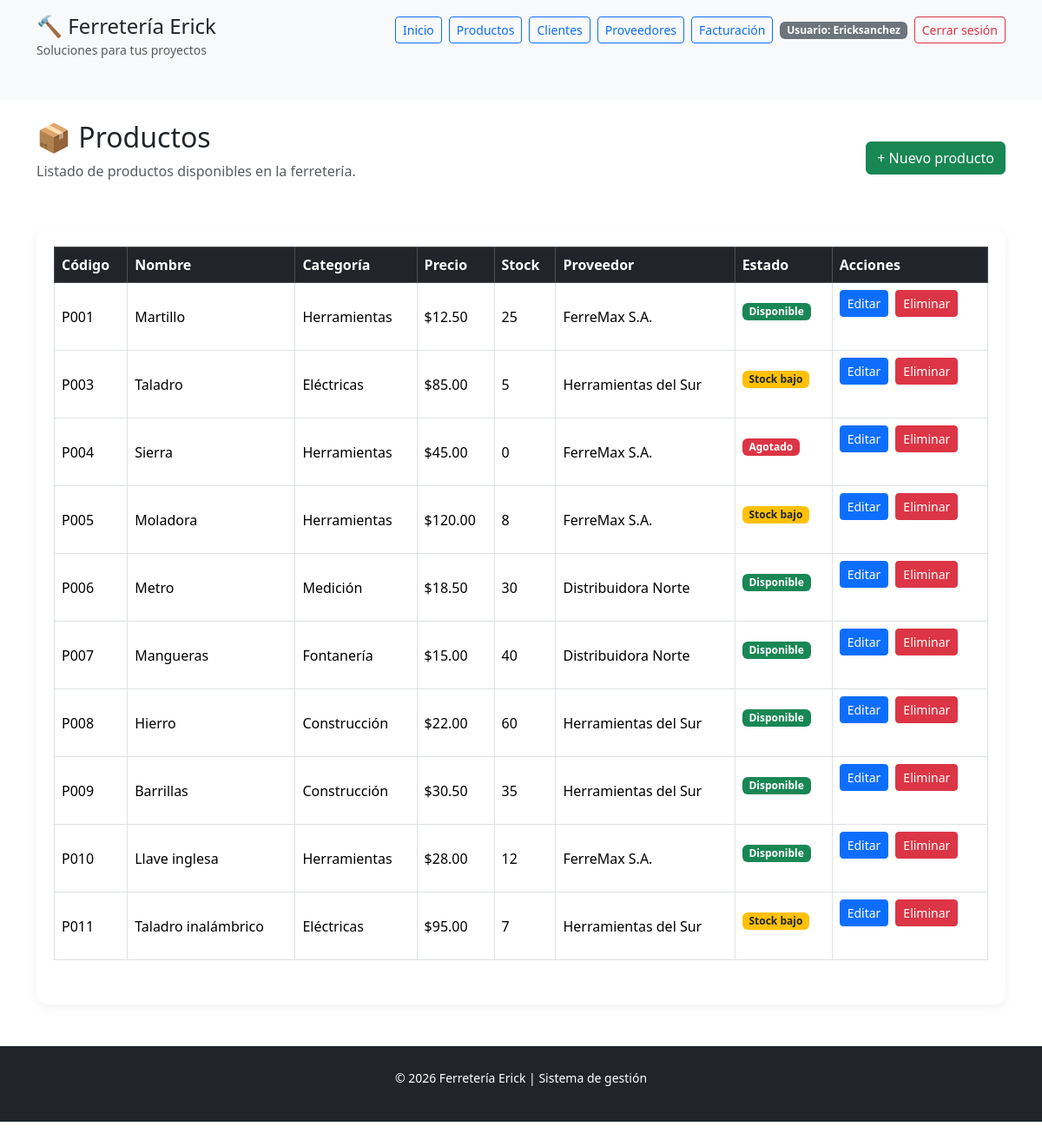
Page /productos (signed in) on the committed database.
### tables this page shows
CREATE TABLE usuarios (
            id INTEGER PRIMARY KEY AUTOINCREMENT,
            usuario TEXT NOT NULL UNIQUE,
            password TEXT NOT NULL
        );

CREATE TABLE productos (
            codigo TEXT PRIMARY KEY,
            nombre TEXT NOT NULL,
            categoria TEXT NOT NULL,
            precio REAL NOT NULL,
            stock INTEGER NOT NULL,
            id_proveedor INTEGER,
            FOREIGN KEY (id_proveedor) REFERENCES proveedores(id_proveedor)
        );

CREATE TABLE proveedores (
            id_proveedor INTEGER PRIMARY KEY AUTOINCREMENT,
            nombre TEXT NOT NULL,
            telefono TEXT,
            correo TEXT
        );

### app.py (the view)
@app.route("/productos")
@login_required
def productos():
    return render_template("productos.html", productos=get_products(), nombre_sistema=NOMBRE_SISTEMA)

### app.py (called while the page is built)
@login_manager.user_loader
def load_user(user_id):
    user_data = get_user_by_id(user_id)
    if user_data:
        return Usuario(user_data["id"], user_data["usuario"], user_data["password"])
    return None

### conexion/conexion.py (called while the page is built, shortened)
def _parameterized_sql(query, params):
    engine = os.getenv("DB_ENGINE", "sqlite").lower()
    if engine in {"sqlite", "sqlite3"}:
        return query.replace("%s", "?"), tuple(params)
    return query, tuple(params)

def _sqlite_connection():
    DATABASE_PATH.parent.mkdir(exist_ok=True)
    conn = sqlite3.connect(DATABASE_PATH)
    conn.row_factory = sqlite3.Row
    return conn

def get_db_connection():
    engine = os.getenv("DB_ENGINE", "sqlite").lower()
    if engine in {"sqlite", "sqlite3"}:
        return _sqlite_connection()
    if engine in {"mysql", "mariadb"}:
        return _mysql_connection()
    if engine in {"postgres", "postgresql"}:
        return _postgres_connection()
    return _sqlite_connection()

def get_user_by_id(user_id):
    conn = get_db_connection()
    try:
        cursor = conn.cursor()
        query = "SELECT id, usuario, password FROM usuarios WHERE id = %s"
        cursor.execute(*_parameterized_sql(query, (user_id,)))
        row = cursor.fetchone()
        if row is None:
            return None
        if hasattr(row, "keys"):
            return dict(row)
        return {"id": row[0], "usuario": row[1], "password": row[2]}
    finally:
        conn.close()

def _normalize_product_row(row):
    if row is None:
        return None
    if hasattr(row, "keys"):
        return dict(row)

def get_products():
    conn = get_db_connection()
    try:
        cursor = conn.cursor()
        query = """
            SELECT p.codigo, p.nombre, p.categoria, p.precio, p.stock, p.id_proveedor, pr.nombre AS proveedor
            FROM productos p
            LEFT JOIN proveedores pr ON pr.id_proveedor = p.id_proveedor
            ORDER BY p.codigo
        """
        cursor.execute(*_parameterized_sql(query, ()))
        rows = cursor.fetchall()
        return [_normalize_product_row(row) for row in rows]
    finally:
        conn.close()

### templates/productos.html (shortened to what this page needs)
{% extends "base.html" %}
{% block content %}
<div class="d-flex justify-content-between align-items-center mb-4">
	<div>
		<h2>📦 Productos</h2>
		<p class="text-muted">Listado de productos disponibles en la ferretería.</p>
	</div>
	<a href="{{ url_for('formulario_producto') }}" class="btn btn-success">+ Nuevo producto</a>
</div>
<div class="informacion">
	<div class="table-responsive">
		<table class="table table-hover table-bordered align-middle">
			<thead class="table-dark">
				<tr>
					<th>Código</th>
					<th>Nombre</th>
					<th>Categoría</th>
					<th>Precio</th>
					<th>Stock</th>
					<th>Proveedor</th>
					<th>Estado</th>
					<th>Acciones</th>
				</tr>
			</thead>
			<tbody>
				{% for producto in productos %}
				<tr>
					<td>{{ producto.codigo }}</td>
					<td>{{ producto.nombre }}</td>
					<td>{{ producto.categoria }}</td>
					<td>${{ "%.2f"|format(producto.precio) }}</td>
					<td>{{ producto.stock }}</td>
					<td>{{ producto.proveedor or 'Sin proveedor' }}</td>
					<td>
						{% if producto.stock > 10 %}
							<span class="badge bg-success">Disponible</span>
						{% elif producto.stock > 0 %}
							<span class="badge bg-warning text-dark">Stock bajo</span>
						{% else %}
							<span class="badge bg-danger">Agotado</span>
						{% endif %}
					</td>
					<td>
						<div class="d-flex gap-2">
							<a href="{{ url_for('editar_producto', codigo=producto.codigo) }}" class="btn btn-sm btn-primary">Editar</a>
							<form action="{{ url_for('eliminar_producto', codigo=producto.codigo) }}" method="POST" onsubmit="return confirm('¿Deseas eliminar este producto?');">
								<button type="submit" class="btn btn-sm btn-danger">Eliminar</button>
							</form>
						</div>
					</td>
				</tr>
				{% endfor %}
			</tbody>
		</table>
	</div>
</div>
{% endblock %}

### templates/components/navbar.html
<header class="header-principal py-3 bg-light">
	<div class="container">
		<div class="d-flex justify-content-between align-items-center flex-wrap gap-3">
			<div>
				<h1 class="h4 mb-0">🔨 {{ nombre_sistema }}</h1>
				<small class="text-muted">Soluciones para tus proyectos</small>
			</div>
			<nav class="d-flex flex-wrap gap-2 align-items-center">
				<a class="btn btn-outline-primary btn-sm" href="{{ url_for('index') }}">Inicio</a>
				{% if current_user.is_authenticated %}
				<a class="btn btn-outline-primary btn-sm" href="{{ url_for('productos') }}">Productos</a>
				<a class="btn btn-outline-primary btn-sm" href="{{ url_for('clientes') }}">Clientes</a>
				<a class="btn btn-outline-primary btn-sm" href="{{ url_for('proveedores') }}">Proveedores</a>
				<a class="btn btn-outline-primary btn-sm" href="{{ url_for('facturacion') }}">Facturación</a>
				<span class="badge text-bg-secondary">Usuario: {{ current_user.usuario }}</span>
				<a class="btn btn-outline-danger btn-sm" href="{{ url_for('logout') }}">Cerrar sesión</a>
				{% else %}
				<a class="btn btn-outline-success btn-sm" href="{{ url_for('login') }}">Iniciar sesión</a>
				<a class="btn btn-outline-secondary btn-sm" href="{{ url_for('registro') }}">Registrarse</a>
				{% endif %}
			</nav>
		</div>
	</div>
</header>

### static/css/style.css (style rules this page uses)
* { margin-bottom: 15px; }
.informacion { background-color: #fff; padding: 20px; border-radius: 12px; box-shadow: 0 3px 12px rgba(0, 0, 0, 0.06); }
.table { vertical-align: middle; }
.table th { white-space: nowrap; }

### rows in the picture
usuarios: usuario "Ericksanchez"
productos: codigo "P001", nombre "Martillo", categoria "Herramientas", precio "12.50", stock "25", nombre "FerreMax S.A.", shows "Disponible"
productos: codigo "P003", nombre "Taladro", categoria "Eléctricas", precio "85.00", stock "5", nombre "Herramientas del Sur", shows "Stock bajo"
productos: codigo "P004", nombre "Sierra", categoria "Herramientas", precio "45.00", stock "0", nombre "FerreMax S.A.", shows "Agotado"
productos: codigo "P005", nombre "Moladora", categoria "Herramientas", precio "120.00", stock "8", nombre "FerreMax S.A.", shows "Stock bajo"
productos: codigo "P006", nombre "Metro", categoria "Medición", precio "18.50", stock "30", nombre "Distribuidora Norte", shows "Disponible"
productos: codigo "P007", nombre "Mangueras", categoria "Fontanería", precio "15.00", stock "40", nombre "Distribuidora Norte", shows "Disponible"
productos: codigo "P008", nombre "Hierro", categoria "Construcción", precio "22.00", stock "60", nombre "Herramientas del Sur", shows "Disponible"
productos: codigo "P009", nombre "Barrillas", categoria "Construcción", precio "30.50", stock "35", nombre "Herramientas del Sur", shows "Disponible"
productos: codigo "P010", nombre "Llave inglesa", categoria "Herramientas", precio "28.00", stock "12", nombre "FerreMax S.A.", shows "Disponible"
productos: codigo "P011", nombre "Taladro inalámbrico", categoria "Eléctricas", precio "95.00", stock "7", nombre "Herramientas del Sur", shows "Stock bajo"

### other values in the picture
{{ nombre_sistema }} "Ferretería Erick"
